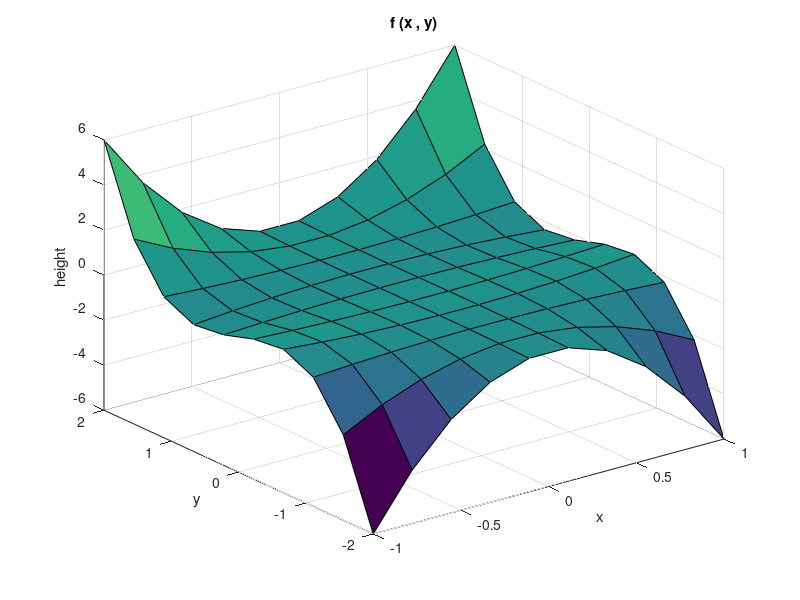
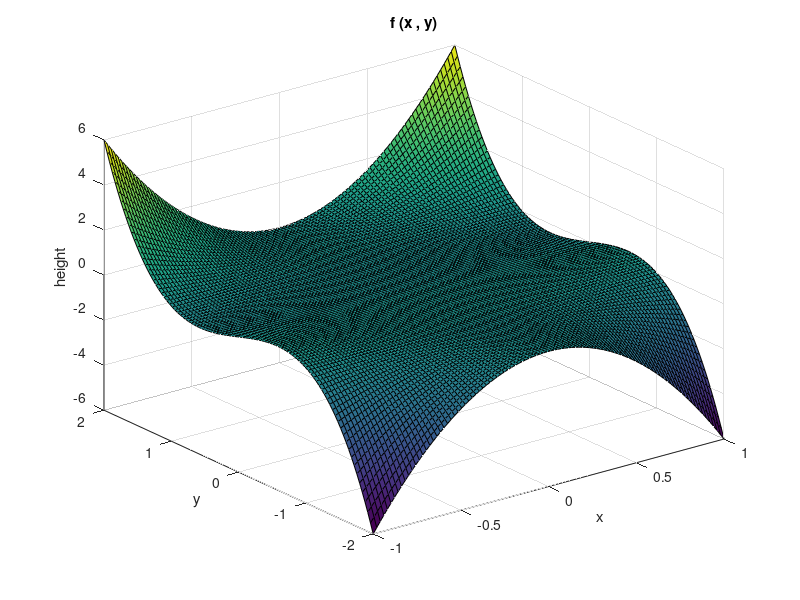

MATLAB code for these plots, in order:
% task 2 lab 4
% draws surfaces using two methods
% simon shan



% housekeeping %
close all;
clear; clc;



% -------------------- method 1 -------------------- %

% define the domain
x = linspace (-1 , 1 , 10);
y = linspace (-2 , 2 , 10);
X = zeros (10 , 10);
Y = zeros (10 , 10);

% create grid
for i = 1 : 10
    
    for j = 1 : 10
        
        X (i , j) = x (j);
        Y (j , i) = y (j);
        
    end
    
end

Z = (X .^ 2) .* Y .* (Y - 1).* (Y + 1);


% plotting %
surf   (X , Y , Z);
xlabel ('x');
ylabel ('y');
zlabel ('height');
title  ('f (x , y)');




% -------------------- method 2 -------------------- %
figure();


% domain
x = linspace (-1 , 1 , 100);
y = linspace (-2 , 2 , 100);
X = zeros (10 , 10);
Y = zeros (10 , 10);

% grid
[X , Y] = meshgrid (x , y);
Z = (X .^ 2) .* Y .* (Y - 1).* (Y + 1);


% plotting %
surf   (X , Y , Z);
xlabel ('x');
ylabel ('y');
zlabel ('height');
title  ('f (x , y)');

